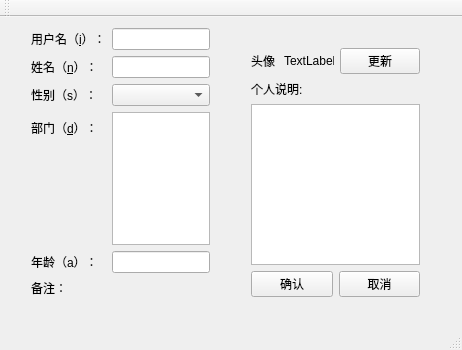
<?xml version="1.0" encoding="UTF-8"?>
<ui version="4.0">
 <class>MainWindow</class>
 <widget class="QMainWindow" name="MainWindow">
  <property name="geometry">
   <rect>
    <x>0</x>
    <y>0</y>
    <width>462</width>
    <height>350</height>
   </rect>
  </property>
  <property name="windowTitle">
   <string>209400234 杨钧升</string>
  </property>
  <property name="windowIcon">
   <iconset resource="res.qrc">
    <normaloff>:/new/prefix1/user.png</normaloff>:/new/prefix1/user.png</iconset>
  </property>
  <widget class="QWidget" name="centralWidget">
   <widget class="QWidget" name="formLayoutWidget">
    <property name="geometry">
     <rect>
      <x>20</x>
      <y>0</y>
      <width>201</width>
      <height>291</height>
     </rect>
    </property>
    <layout class="QFormLayout" name="formLayout">
     <item row="0" column="0">
      <widget class="QLabel" name="label_2">
       <property name="text">
        <string>用户名（&amp;i）：</string>
       </property>
       <property name="buddy">
        <cstring>lineEdit_2</cstring>
       </property>
      </widget>
     </item>
     <item row="0" column="1">
      <widget class="QLineEdit" name="lineEdit_2"/>
     </item>
     <item row="1" column="0">
      <widget class="QLabel" name="label">
       <property name="text">
        <string>姓名（&amp;n）：</string>
       </property>
       <property name="buddy">
        <cstring>lineEdit</cstring>
       </property>
      </widget>
     </item>
     <item row="1" column="1">
      <widget class="QLineEdit" name="lineEdit"/>
     </item>
     <item row="2" column="0">
      <widget class="QLabel" name="label_3">
       <property name="text">
        <string>性别（s）：</string>
       </property>
      </widget>
     </item>
     <item row="2" column="1">
      <widget class="QComboBox" name="comboBox"/>
     </item>
     <item row="3" column="0">
      <widget class="QLabel" name="label_4">
       <property name="text">
        <string>部门（&amp;d）：</string>
       </property>
       <property name="buddy">
        <cstring>textEdit</cstring>
       </property>
      </widget>
     </item>
     <item row="3" column="1">
      <widget class="QTextEdit" name="textEdit"/>
     </item>
     <item row="4" column="0">
      <widget class="QLabel" name="label_5">
       <property name="text">
        <string>年龄（a）：</string>
       </property>
      </widget>
     </item>
     <item row="4" column="1">
      <widget class="QLineEdit" name="lineEdit_3"/>
     </item>
     <item row="5" column="0">
      <widget class="QLabel" name="label_11">
       <property name="text">
        <string>备注：</string>
       </property>
      </widget>
     </item>
    </layout>
   </widget>
   <widget class="QWidget" name="verticalLayoutWidget">
    <property name="geometry">
     <rect>
      <x>240</x>
      <y>20</y>
      <width>191</width>
      <height>271</height>
     </rect>
    </property>
    <layout class="QVBoxLayout" name="verticalLayout">
     <item>
      <layout class="QHBoxLayout" name="horizontalLayout">
       <item>
        <widget class="QLabel" name="label_14">
         <property name="text">
          <string>头像</string>
         </property>
        </widget>
       </item>
       <item>
        <widget class="QLabel" name="label_6">
         <property name="maximumSize">
          <size>
           <width>50</width>
           <height>50</height>
          </size>
         </property>
         <property name="text">
          <string>TextLabel</string>
         </property>
         <property name="scaledContents">
          <bool>true</bool>
         </property>
        </widget>
       </item>
       <item>
        <widget class="QPushButton" name="pushButton_3">
         <property name="text">
          <string>更新</string>
         </property>
        </widget>
       </item>
      </layout>
     </item>
     <item>
      <widget class="QLabel" name="label_13">
       <property name="text">
        <string>个人说明:</string>
       </property>
      </widget>
     </item>
     <item>
      <widget class="QTextEdit" name="textEdit_2"/>
     </item>
     <item>
      <layout class="QHBoxLayout" name="horizontalLayout_2">
       <item>
        <widget class="QPushButton" name="pushButton_2">
         <property name="text">
          <string>确认</string>
         </property>
        </widget>
       </item>
       <item>
        <widget class="QPushButton" name="pushButton">
         <property name="text">
          <string>取消</string>
         </property>
        </widget>
       </item>
      </layout>
     </item>
    </layout>
   </widget>
  </widget>
  <widget class="QMenuBar" name="menuBar">
   <property name="geometry">
    <rect>
     <x>0</x>
     <y>0</y>
     <width>462</width>
     <height>23</height>
    </rect>
   </property>
  </widget>
  <widget class="QToolBar" name="mainToolBar">
   <attribute name="toolBarArea">
    <enum>TopToolBarArea</enum>
   </attribute>
   <attribute name="toolBarBreak">
    <bool>false</bool>
   </attribute>
  </widget>
  <widget class="QStatusBar" name="statusBar"/>
 </widget>
 <layoutdefault spacing="6" margin="11"/>
 <resources>
  <include location="res.qrc"/>
 </resources>
 <connections/>
</ui>
